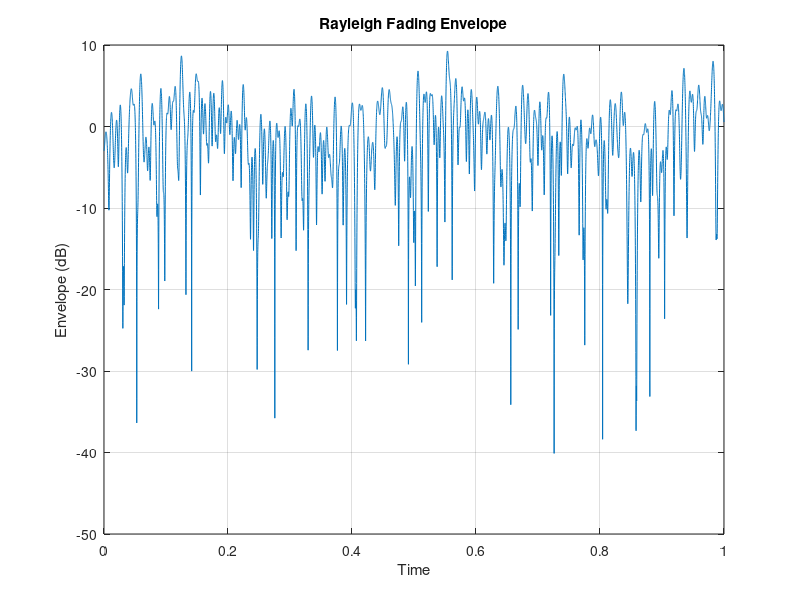

This chart was generated by the following MATLAB code: (Note: this script raises an error after producing the figure.)
clc; clear; close all;

% Parameters
fc = 2.4e9; v = 50/3.6; c = 3e8;
fd = (v/c)*fc;

fs = 1e4; t = (0:1/fs:1);
M = 16;

% Rayleigh fading (Jakes model)
alpha = 2*pi*rand(1,M);
phi   = 2*pi*rand(1,M);

h = sum(exp(1j*(2*pi*fd*cos(alpha).' * t + phi.')),1)/sqrt(M);

% Envelope
figure;
plot(t,20*log10(abs(h))), grid on
xlabel('Time'), ylabel('Envelope (dB)')
title('Rayleigh Fading Envelope')

% Doppler Spectrum
figure;
[p,fq] = pwelch(h,[],[],[],fs,'centered');
plot(fq,10*log10(p)), grid on
xlabel('Frequency (Hz)'), ylabel('PSD (dB/Hz)')
title('Doppler Spectrum')

% BER (QPSK)
N = 1e4;
data = randi([0 3],N,1);
s = exp(1j*(pi/4 + data*pi/2));

hN = h(1:N).';
EbNo = 0:2:20; BER = zeros(size(EbNo));

for k=1:length(EbNo)
    snr = EbNo(k)+10*log10(2);
    n = sqrt(1/10^(snr/10)/2)*(randn(N,1)+1j*randn(N,1));
    r = hN.*s + n;
    s_hat = r./hN;
    det = mod(round((angle(s_hat)-pi/4)/(pi/2)),4);
    BER(k) = mean(det~=data);
end

figure;
semilogy(EbNo,BER,'o-'), grid on
xlabel('Eb/No (dB)'), ylabel('BER')
title('BER in Rayleigh Fading Channel')
